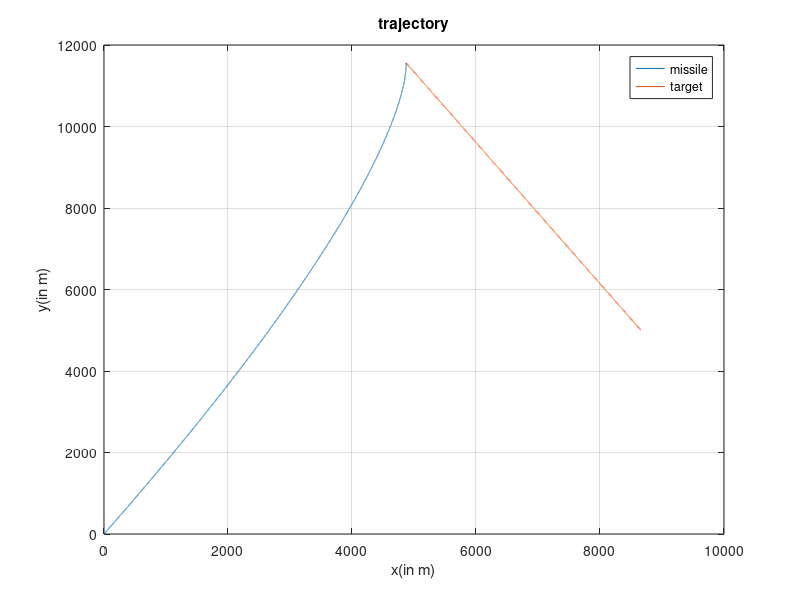

Source code (MATLAB): (Note: this script raises an error after producing the figure.)
%% AE 410 Assignment -2
% Submitted by : Ram Milan Verma; 150010037
%% Q2.(c) Deviated Pursuit Guidance
% plots for delta =10,20,30 can be generated by just changing the delta variable below
clear; close all;
gamaT=120; VT=300; VM=500;
delta=30; % deviation
r(1)=10000; %initial r
theta(1)=30; % initial theta
Vr0=VT*cosd(gamaT-theta(1))-VM*cosd(delta);
V_theta0=VT*sind(gamaT-theta(1))-VM*sind(delta);
tf=r(1)*(Vr0+2*VM*cosd(delta)-V_theta0*tand(delta))/(VM^2-VT^2); % time of collision
dt=1e-3;  % integration time step
Ns=floor(tf/dt); % number of samples
t=linspace(0,tf,Ns);
xM(1)=0; yM(1)=0; %missile's initial coordinate assumed to (0,0) WLOG
xT(1)=r(1)*cosd(30); yT(1)=r(1)*sind(30); % initial position of target w.r.t. missile
for i=1:Ns
    % rate calculatio step
    rdot= VT*cosd(gamaT-theta(i)) - VM*cosd(delta);
    theta_dot=(VT*sind(gamaT-theta(i))-VM*sind(delta))/r(i); %rad / sec
    aM(i)=VM*theta_dot;
    % update step
    r(i+1)=r(i) + rdot*dt;
    theta(i+1)=theta(i) + theta_dot*dt*180/pi;
    xM(i+1)=xM(i)+ VM*cosd(theta(i+1)+delta)*dt;
    yM(i+1)=yM(i)+ VM*sind(theta(i+1)+delta)*dt;
    xT(i+1)=xT(i)+ VT*cosd(gamaT)*dt;
    yT(i+1)= yT(i)+VT*sind(gamaT)*dt;
end
% plotting of trajectory and guidance command
figure
plot(xM,yM,xT,yT), xlabel('x(in m)'),ylabel('y(in m)'),legend('missile', 'target'), title('trajectory'), grid on
suptitle(strcat('For delta= ',num2str(delta),'^o' ))
annotation('textbox', [0.5, 0.2, 0.1, 0.1], 'String',strcat('tf= ',num2str(tf), ' sec'));
dim = [.1 .4 .2 .2];
str = strcat('collision @ x= ',num2str(xM(i)),' ,y= ',num2str(yM(i)));
annotation('textbox',dim,'String',str,'FitBoxToText','on');
figure
plot(t,aM),xlabel('time(sec)'),ylabel('Missile acceleration(m/sec^2)'),legend('aM'), title('Guidance command'); grid on
suptitle(strcat('For delta= ',num2str(delta),'^o' ))